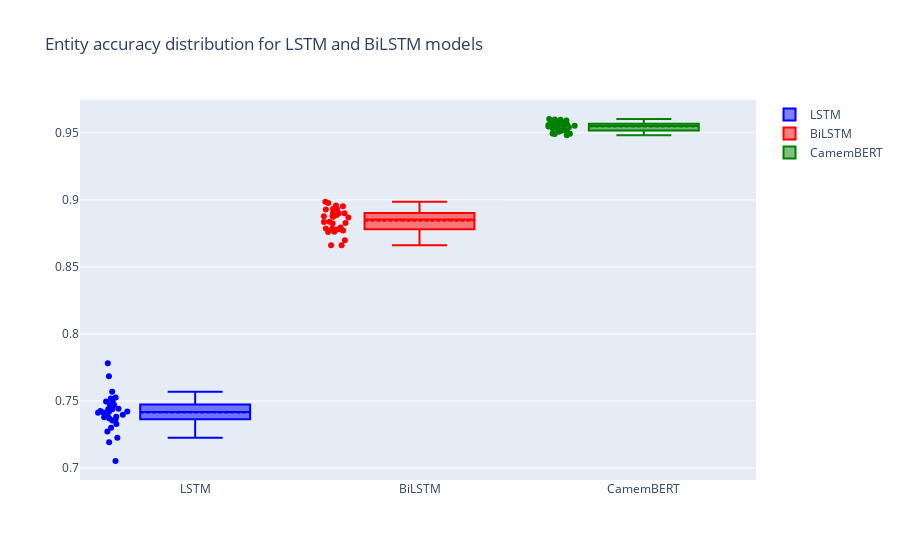

The notebook cell saved with this chart:
### Code cell
fig = go.Figure()

fig.add_trace(
    go.Box(
        y=lstm_results_df["entity_accuracies"],
        name="LSTM",
        boxmean=True,
        boxpoints="all",
        marker=dict(color="blue"),
    )
)

fig.add_trace(
    go.Box(
        y=bilstm_results_df["entity_accuracies"],
        name="BiLSTM",
        boxmean=True,
        boxpoints="all",
        marker=dict(color="red"),
    )
)

fig.add_trace(
    go.Box(
        y=camembert_results_df["entity_accuracies"],
        name="CamemBERT",
        boxmean=True,
        boxpoints="all",
        marker=dict(color="green"),
    )
)

fig.update_layout(title="Entity accuracy distribution for LSTM and BiLSTM models")

fig.show()

### Figure 1 — Plotly figure (JSON) as saved in the notebook; plotly's stock layout.template omitted (floating-point values rounded to 4 significant figures)
{"data": [{"boxmean": true, "boxpoints": "all", "marker": {"color": "blue"}, "name": "LSTM", "type": "box", "y": [0.739, 0.7425, 0.7421, 0.7397, 0.7368, 0.7379, 0.7439, 0.7052, 0.7782, 0.7354, 0.7415, 0.7363, 0.7496, 0.7685, 0.73, 0.7328, 0.7569, 0.7441, 0.7422, 0.7383, 0.7526, 0.7518, 0.7473, 0.7438, 0.7225, 0.7497, 0.7191, 0.7412, 0.7273, 0.747]}, {"boxmean": true, "boxpoints": "all", "marker": {"color": "red"}, "name": "BiLSTM", "type": "box", "y": [0.8762, 0.8772, 0.8661, 0.8837, 0.8874, 0.8759, 0.8899, 0.8662, 0.8888, 0.8901, 0.8878, 0.8869, 0.8927, 0.8793, 0.8976, 0.8786, 0.888, 0.8828, 0.8933, 0.8824, 0.8986, 0.8785, 0.8781, 0.8835, 0.8958, 0.8901, 0.8953, 0.8931, 0.8699, 0.8778]}, {"boxmean": true, "boxpoints": "all", "marker": {"color": "green"}, "name": "CamemBERT", "type": "box", "y": [0.9496, 0.9493, 0.9515, 0.9536, 0.9555, 0.9603, 0.9551, 0.9599, 0.9542, 0.9559, 0.9588, 0.9598, 0.9568, 0.9492, 0.9562, 0.9509, 0.9559, 0.9552, 0.9568, 0.9547, 0.9535, 0.9541, 0.956, 0.9592, 0.9482, 0.951, 0.9586, 0.9563, 0.9526, 0.9517]}], "layout": {"title": {"text": "Entity accuracy distribution for LSTM and BiLSTM models"}}}
